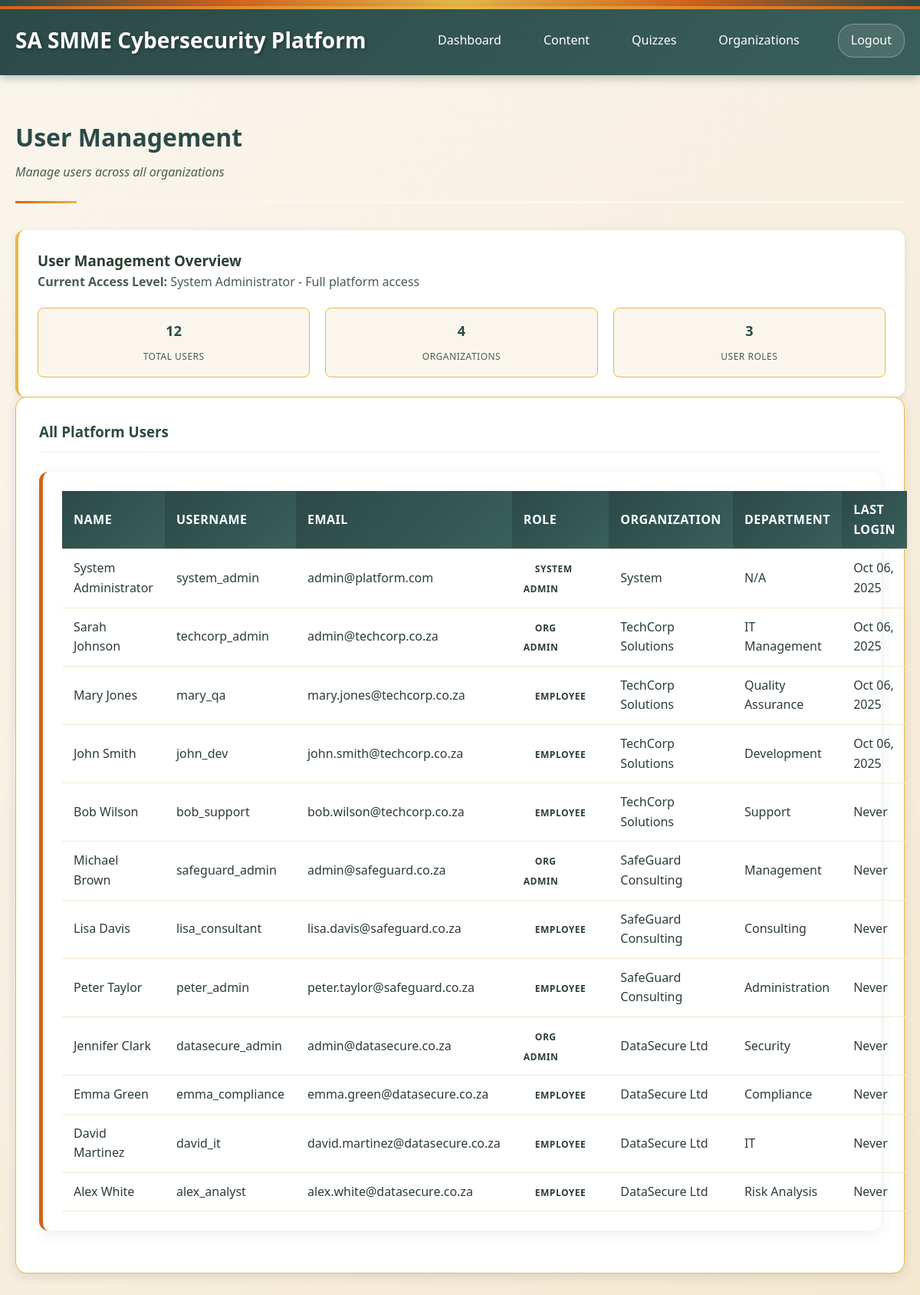
The page /user_management.php (signed in) on the database its author committed.
### tables this page shows
CREATE TABLE users (
    id INTEGER PRIMARY KEY AUTOINCREMENT,
    organization_id INTEGER, -- NULL for system admins
    username VARCHAR(50) UNIQUE NOT NULL,
    email VARCHAR(100) UNIQUE NOT NULL,
    password_hash VARCHAR(255) NOT NULL,
    first_name VARCHAR(50) NOT NULL,
    last_name VARCHAR(50) NOT NULL,
    role_id INTEGER NOT NULL,
    employee_id VARCHAR(50), -- Organization-specific employee ID
    department VARCHAR(100),
    job_title VARCHAR(100),
    manager_id INTEGER, -- Self-referencing for org hierarchy
    phone VARCHAR(20),
    hire_date DATE,
    status_id INTEGER DEFAULT 1,
    last_login TIMESTAMP,
    is_active BOOLEAN DEFAULT 1,
    created_at TIMESTAMP DEFAULT CURRENT_TIMESTAMP,
    updated_at TIMESTAMP DEFAULT CURRENT_TIMESTAMP,
    FOREIGN KEY (organization_id) REFERENCES organizations(id),
    FOREIGN KEY (role_id) REFERENCES roles(id),
    FOREIGN KEY (manager_id) REFERENCES users(id),
    FOREIGN KEY (status_id) REFERENCES employee_statuses(id)
);

CREATE TABLE roles (
    id INTEGER PRIMARY KEY AUTOINCREMENT,
    name VARCHAR(50) UNIQUE NOT NULL,
    description TEXT,
    level INTEGER NOT NULL, -- 1=system_admin, 2=org_admin, 3=employee
    permissions TEXT, -- JSON array of permissions
    created_at TIMESTAMP DEFAULT CURRENT_TIMESTAMP
);

CREATE TABLE organizations (
    id INTEGER PRIMARY KEY AUTOINCREMENT,
    name VARCHAR(100) NOT NULL,
    registration_number VARCHAR(50),
    industry VARCHAR(50),
    size_category VARCHAR(20) CHECK (size_category IN ('micro', 'small', 'medium')),
    contact_email VARCHAR(100) NOT NULL,
    contact_phone VARCHAR(20),
    address TEXT,
    subscription_plan VARCHAR(20) DEFAULT 'basic',
    subscription_status VARCHAR(20) DEFAULT 'active' CHECK (subscription_status IN ('active', 'suspended', 'cancelled')),
    settings TEXT, -- JSON for organization-specific settings
    is_active BOOLEAN DEFAULT 1,
    created_at TIMESTAMP DEFAULT CURRENT_TIMESTAMP,
    updated_at TIMESTAMP DEFAULT CURRENT_TIMESTAMP
);

### src/user_management.php (the view, shortened to what this page needs)
<?php
require_once __DIR__ . '/config/db.php';
try {
    if ($_SESSION['role'] === 'system_admin') {
        $stmt = $pdo->prepare("
            SELECT u.*, r.name as role_name, o.name as organization_name
            FROM users u
            LEFT JOIN roles r ON u.role_id = r.id
            LEFT JOIN organizations o ON u.organization_id = o.id
            WHERE u.is_active = 1
            ORDER BY u.organization_id, u.role_id, u.last_name
        ");
        $stmt->execute();
    }
    $users = $stmt->fetchAll(PDO::FETCH_ASSOC);
} catch (PDOException $e) {
    $users = [];
    $error = "Error loading users: " . $e->getMessage();
}
?>
<!DOCTYPE html>
<html lang="en">
<head>
    <link rel="stylesheet" href="assets/webdesign-style.css">
</head>
<body>
    <div class="african-border"></div>
    <div class="header">
        <div class="header-left">
            <h1>SA SMME Cybersecurity Platform</h1>
        </div>
        <div class="header-right">
            <nav class="nav-links">
                <a href="dashboard.php">Dashboard</a>
                <a href="content_list.php">Content</a>
                <a href="quiz_list.php">Quizzes</a>
                <?php if ($_SESSION['role'] === 'system_admin'): ?>
                    <a href="organization_management.php">Organizations</a>
                <?php elseif ($_SESSION['role'] === 'org_admin'): ?>
                    <a href="user_management.php">Users</a>
                <?php endif; ?>
            </nav>
            <div class="user-section">
                <a href="logout.php" class="logout-btn">Logout</a>
            </div>
        </div>
    </div>
    <div class="container">
        <div class="page-header-section">
            <div class="page-title-area">
                <h2 class="page-title">User Management</h2>
                <p class="page-subtitle">
                    <?php if ($_SESSION['role'] === 'system_admin'): ?>
                        Manage users across all organizations
                    <?php else: ?>
                        Manage users in your organization
                    <?php endif; ?>
                </p>
            </div>
        </div>
        <div class="info-card">
            <h3>User Management Overview</h3>
            <p><strong>Current Access Level:</strong>
                <?php if ($_SESSION['role'] === 'system_admin'): ?>
                    System Administrator - Full platform access
                <?php else: ?>
                    Organization Administrator - Organization-specific access
                <?php endif; ?>
            </p>
            <div class="program-highlights">
                <div class="highlight-item">
                    <strong><?php echo count($users); ?></strong>
                    <span>Total Users</span>
                </div>
                <?php if ($_SESSION['role'] === 'system_admin'): ?>
                    <div class="highlight-item">
                        <strong><?php echo count(array_unique(array_column($users, 'organization_name'))); ?></strong>
                        <span>Organizations</span>
                    </div>
                <?php endif; ?>
                <div class="highlight-item">
                    <strong><?php echo count(array_unique(array_column($users, 'role_name'))); ?></strong>
                    <span>User Roles</span>
                </div>
            </div>
        </div>
        <div class="form-card">
            <h3 style="margin-bottom: 25px; color: var(--primary-dark); border-bottom: 2px solid var(--light-cream); padding-bottom: 10px;">
                <?php if ($_SESSION['role'] === 'system_admin'): ?>
                    All Platform Users
                <?php else: ?>
                    Users in Your Organization
                <?php endif; ?>
            </h3>
            <?php if (empty($users)): ?>
                <div class="info-card" style="text-align: center; padding: 40px;">
                    <h3>No users found</h3>
                    <p>There are currently no active users to display.</p>
                </div>
            <?php else: ?>
                <div class="users-table">
                    <table>
                        <thead>
                            <tr>
                                <th>Name</th>
                                <th>Username</th>
                                <th>Email</th>
                                <th>Role</th>
                                <?php if ($_SESSION['role'] === 'system_admin'): ?>
                                    <th>Organization</th>
                                <?php endif; ?>
                                <th>Department</th>
                                <th>Last Login</th>
                            </tr>
                        </thead>
                        <tbody>
                            <?php foreach ($users as $user): ?>
                                <tr>
                                    <td><?php echo htmlspecialchars($user['first_name'] . ' ' . $user['last_name']); ?></td>
                                    <td><?php echo htmlspecialchars($user['username']); ?></td>
                                    <td><?php echo htmlspecialchars($user['email']); ?></td>
                                    <td>
                                        <span class="role-badge role-<?php echo $user['role_name']; ?>">
                                            <?php echo ucwords(str_replace('_', ' ', $user['role_name'])); ?>
                                        </span>
                                    </td>
                                    <?php if ($_SESSION['role'] === 'system_admin'): ?>
                                        <td><?php echo htmlspecialchars($user['organization_name'] ?? 'System'); ?></td>
                                    <?php endif; ?>
                                    <td><?php echo htmlspecialchars($user['department'] ?? 'N/A'); ?></td>
                                    <td><?php echo $user['last_login'] ? date('M d, Y', strtotime($user['last_login'])) : 'Never'; ?></td>
                                </tr>
                            <?php endforeach; ?>
                        </tbody>
                    </table>
                </div>
            <?php endif; ?>
        </div>
    </div>
</body>
</html>

### rows shown on the page
users: first_name+last_name "System Administrator", username "system_admin", email "admin@platform.com", role.name "SYSTEM ADMIN", organization_name "System", department "N/A", last_login "Oct 06, 2025"
users: first_name+last_name "Sarah Johnson", username "techcorp_admin", email "admin@techcorp.co.za", role.name "ORG ADMIN", organization.name "TechCorp Solutions", department "IT Management", last_login "Oct 06, 2025"
users: first_name+last_name "Mary Jones", username "mary_qa", email "mary.jones@techcorp.co.za", role.name "EMPLOYEE", organization.name "TechCorp Solutions", department "Quality Assurance", last_login "Oct 06, 2025"
users: first_name+last_name "John Smith", username "john_dev", email "john.smith@techcorp.co.za", role.name "EMPLOYEE", organization.name "TechCorp Solutions", department "Development", last_login "Oct 06, 2025"
users: first_name+last_name "Bob Wilson", username "bob_support", email "bob.wilson@techcorp.co.za", role.name "EMPLOYEE", organization.name "TechCorp Solutions", department "Support", shows "Never"
users: first_name+last_name "Michael Brown", username "safeguard_admin", email "admin@safeguard.co.za", role.name "ORG ADMIN", organization.name "SafeGuard Consulting", department "Management", shows "Never"
users: first_name+last_name "Lisa Davis", username "lisa_consultant", email "lisa.davis@safeguard.co.za", role.name "EMPLOYEE", organization.name "SafeGuard Consulting", department "Consulting", shows "Never"
users: first_name+last_name "Peter Taylor", username "peter_admin", email "peter.taylor@safeguard.co.za", role.name "EMPLOYEE", organization.name "SafeGuard Consulting", department "Administration", shows "Never"
users: first_name+last_name "Jennifer Clark", username "datasecure_admin", email "admin@datasecure.co.za", role.name "ORG ADMIN", organization.name "DataSecure Ltd", department "Security", shows "Never"
users: first_name+last_name "Emma Green", username "emma_compliance", email "emma.green@datasecure.co.za", role.name "EMPLOYEE", organization.name "DataSecure Ltd", department "Compliance", shows "Never"
users: first_name+last_name "David Martinez", username "david_it", email "david.martinez@datasecure.co.za", role.name "EMPLOYEE", organization.name "DataSecure Ltd", department "IT", shows "Never"
users: first_name+last_name "Alex White", username "alex_analyst", email "alex.white@datasecure.co.za", role.name "EMPLOYEE", organization.name "DataSecure Ltd", department "Risk Analysis", shows "Never"

### other values the page prints
count($users) "12"
count(array_unique(array_column($users, 'organization_name'))) "4"
count(array_unique(array_column($users, 'role_name'))) "3"
